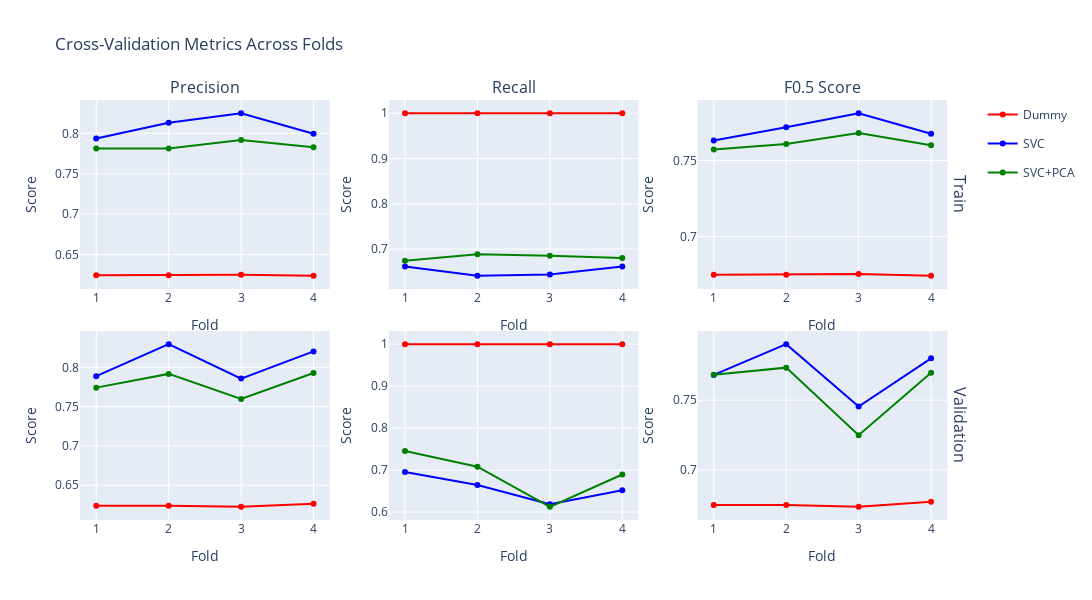

The notebook cell saved with this chart:
### Code cell
# Instantiate estimators and cross validate
dummy_params = {
    "strategy": "most_frequent",
    "random_state": seed,
    "cv_folds": n_splits,
    "beta": beta,
}
dummy = DummyEstimator(dummy_params)
dummy_score = dummy.cross_validate(X_train, y_train)

# SVC without PCA
svc_params = best_configs['svc']
svc_params.update({
    "kernel": args['svc']["kernel"],
    "class_weight": args['svc']["class_weight"],
    "random_state": seed,
    "cv_folds": n_splits,
    "beta": beta,
    "pca": None,
})
if args["svc"]["scaler_type"] == "robust":
    svc_params["scaler"] = RobustScaler() 

svc = SVEstimator(svc_params)
svc_score = svc.cross_validate(X_train, y_train)

# SVC with PCA
svc_pca_params = best_configs['svc_pca']
svc_pca_params.update({
    "kernel": args['svc_pca']["kernel"],
    "class_weight": args['svc_pca']["class_weight"],
    "random_state": seed,
    "cv_folds": n_splits,
    "beta": beta,
})
if args["svc_pca"]["scaler_type"] == "robust":
    svc_pca_params["scaler"] = RobustScaler()

if args["svc_pca"]["pca_level"] is not None:
    svc_pca_params["pca"] = PCA(n_components=args["svc_pca"]["pca_level"], random_state=args["svc_pca"]["random_state"])

svc_pca = SVEstimator(svc_pca_params)
svc_pca_score = svc_pca.cross_validate(X_train, y_train)

print(f"Dummy CV Score: {dummy_score:.4f}")
print(f"SVC CV Score: {svc_score:.4f}")
print(f"SVC+PCA CV Score: {svc_pca_score:.4f}")

# Create metrics visualization across folds
fig = make_subplots(
    rows=2, cols=3,
    subplot_titles=('Precision', 'Recall', f'F{beta} Score'),
    row_titles=['Train', 'Validation'],
    vertical_spacing=0.1
)

models = {'Dummy': dummy, 'SVC': svc, 'SVC+PCA': svc_pca}
colors = {'Dummy': 'red', 'SVC': 'blue', 'SVC+PCA': 'green'}

for model_name, model in models.items():
    color = colors[model_name]
    
    # Train metrics
    fig.add_trace(
        go.Scatter(x=list(range(1, n_splits+1)), 
                  y=model.cv_scores['train']['precision'],
                  mode='lines+markers', 
                  name=f'{model_name}',
                  line=dict(color=color),
                  legendgroup=model_name,
                  showlegend=True),
        row=1, col=1
    )
    
    fig.add_trace(
        go.Scatter(x=list(range(1, n_splits+1)), 
                  y=model.cv_scores['train']['recall'],
                  mode='lines+markers', 
                  name=f'{model_name} Train Recall',
                  line=dict(color=color),
                  legendgroup=model_name,
                  showlegend=False),
        row=1, col=2
    )
    
    fig.add_trace(
        go.Scatter(x=list(range(1, n_splits+1)), 
                  y=model.cv_scores['train'][f'F{beta}'],
                  mode='lines+markers', 
                  name=f'{model_name} Train F{beta}',
                  line=dict(color=color),
                  legendgroup=model_name,
                  showlegend=False),
        row=1, col=3
    )
    
    # Validation metrics
    fig.add_trace(
        go.Scatter(x=list(range(1, n_splits+1)), 
                  y=model.cv_scores['valid']['precision'],
                  mode='lines+markers', 
                  name=f'{model_name} Valid Precision',
                  line=dict(color=color),
                  legendgroup=model_name,
                  showlegend=False),
        row=2, col=1
    )
    
    fig.add_trace(
        go.Scatter(x=list(range(1, n_splits+1)), 
                  y=model.cv_scores['valid']['recall'],
                  mode='lines+markers', 
                  name=f'{model_name} Valid Recall',
                  line=dict(color=color),
                  legendgroup=model_name,
                  showlegend=False),
        row=2, col=2
    )
    
    fig.add_trace(
        go.Scatter(x=list(range(1, n_splits+1)), 
                  y=model.cv_scores['valid'][f'F{beta}'],
                  mode='lines+markers', 
                  name=f'{model_name} Valid F{beta}',
                  line=dict(color=color),
                  legendgroup=model_name,
                  showlegend=False),
        row=2, col=3
    )

fig.update_xaxes(title_text="Fold")
fig.update_yaxes(title_text="Score")
fig.update_layout(height=600, width=1500, title="Cross-Validation Metrics Across Folds")
fig.show()

### Figure 1 — Plotly figure (JSON) as saved in the notebook; plotly's stock layout.template omitted (floating-point values rounded to 4 significant figures)
{"data": [{"legendgroup": "Dummy", "line": {"color": "red"}, "mode": "lines+markers", "name": "Dummy", "showlegend": true, "type": "scatter", "x": [1, 2, 3, 4], "xaxis": "x", "y": [0.6244, 0.6244, 0.6248, 0.6235], "yaxis": "y"}, {"legendgroup": "Dummy", "line": {"color": "red"}, "mode": "lines+markers", "name": "Dummy Train Recall", "showlegend": false, "type": "scatter", "x": [1, 2, 3, 4], "xaxis": "x2", "y": [1, 1, 1, 1], "yaxis": "y2"}, {"legendgroup": "Dummy", "line": {"color": "red"}, "mode": "lines+markers", "name": "Dummy Train F0.5", "showlegend": false, "type": "scatter", "x": [1, 2, 3, 4], "xaxis": "x3", "y": [0.6751, 0.6751, 0.6755, 0.6743], "yaxis": "y3"}, {"legendgroup": "Dummy", "line": {"color": "red"}, "mode": "lines+markers", "name": "Dummy Valid Precision", "showlegend": false, "type": "scatter", "x": [1, 2, 3, 4], "xaxis": "x4", "y": [0.624, 0.624, 0.6226, 0.6265], "yaxis": "y4"}, {"legendgroup": "Dummy", "line": {"color": "red"}, "mode": "lines+markers", "name": "Dummy Valid Recall", "showlegend": false, "type": "scatter", "x": [1, 2, 3, 4], "xaxis": "x5", "y": [1, 1, 1, 1], "yaxis": "y5"}, {"legendgroup": "Dummy", "line": {"color": "red"}, "mode": "lines+markers", "name": "Dummy Valid F0.5", "showlegend": false, "type": "scatter", "x": [1, 2, 3, 4], "xaxis": "x6", "y": [0.6748, 0.6748, 0.6734, 0.677], "yaxis": "y6"}, {"legendgroup": "SVC", "line": {"color": "blue"}, "mode": "lines+markers", "name": "SVC", "showlegend": true, "type": "scatter", "x": [1, 2, 3, 4], "xaxis": "x", "y": [0.7935, 0.8132, 0.8249, 0.7995], "yaxis": "y"}, {"legendgroup": "SVC", "line": {"color": "blue"}, "mode": "lines+markers", "name": "SVC Train Recall", "showlegend": false, "type": "scatter", "x": [1, 2, 3, 4], "xaxis": "x2", "y": [0.6618, 0.6411, 0.6439, 0.6618], "yaxis": "y2"}, {"legendgroup": "SVC", "line": {"color": "blue"}, "mode": "lines+markers", "name": "SVC Train F0.5", "showlegend": false, "type": "scatter", "x": [1, 2, 3, 4], "xaxis": "x3", "y": [0.7632, 0.7717, 0.781, 0.7676], "yaxis": "y3"}, {"legendgroup": "SVC", "line": {"color": "blue"}, "mode": "lines+markers", "name": "SVC Valid Precision", "showlegend": false, "type": "scatter", "x": [1, 2, 3, 4], "xaxis": "x4", "y": [0.7887, 0.8295, 0.7857, 0.8203], "yaxis": "y4"}, {"legendgroup": "SVC", "line": {"color": "blue"}, "mode": "lines+markers", "name": "SVC Valid Recall", "showlegend": false, "type": "scatter", "x": [1, 2, 3, 4], "xaxis": "x5", "y": [0.6957, 0.6646, 0.6188, 0.6522], "yaxis": "y5"}, {"legendgroup": "SVC", "line": {"color": "blue"}, "mode": "lines+markers", "name": "SVC Valid F0.5", "showlegend": false, "type": "scatter", "x": [1, 2, 3, 4], "xaxis": "x6", "y": [0.7682, 0.7903, 0.7455, 0.7801], "yaxis": "y6"}, {"legendgroup": "SVC+PCA", "line": {"color": "green"}, "mode": "lines+markers", "name": "SVC+PCA", "showlegend": true, "type": "scatter", "x": [1, 2, 3, 4], "xaxis": "x", "y": [0.7812, 0.7812, 0.7919, 0.7828], "yaxis": "y"}, {"legendgroup": "SVC+PCA", "line": {"color": "green"}, "mode": "lines+markers", "name": "SVC+PCA Train Recall", "showlegend": false, "type": "scatter", "x": [1, 2, 3, 4], "xaxis": "x2", "y": [0.6743, 0.6888, 0.6853, 0.6805], "yaxis": "y2"}, {"legendgroup": "SVC+PCA", "line": {"color": "green"}, "mode": "lines+markers", "name": "SVC+PCA Train F0.5", "showlegend": false, "type": "scatter", "x": [1, 2, 3, 4], "xaxis": "x3", "y": [0.7572, 0.7608, 0.768, 0.76], "yaxis": "y3"}, {"legendgroup": "SVC+PCA", "line": {"color": "green"}, "mode": "lines+markers", "name": "SVC+PCA Valid Precision", "showlegend": false, "type": "scatter", "x": [1, 2, 3, 4], "xaxis": "x4", "y": [0.7742, 0.7917, 0.7597, 0.7929], "yaxis": "y4"}, {"legendgroup": "SVC+PCA", "line": {"color": "green"}, "mode": "lines+markers", "name": "SVC+PCA Valid Recall", "showlegend": false, "type": "scatter", "x": [1, 2, 3, 4], "xaxis": "x5", "y": [0.7453, 0.7081, 0.6125, 0.6894], "yaxis": "y5"}, {"legendgroup": "SVC+PCA", "line": {"color": "green"}, "mode": "lines+markers", "name": "SVC+PCA Valid F0.5", "showlegend": false, "type": "scatter", "x": [1, 2, 3, 4], "xaxis": "x6", "y": [0.7682, 0.7734, 0.7249, 0.7698], "yaxis": "y6"}], "layout": {"annotations": [{"font": {"size": 16}, "showarrow": false, "text": "Precision", "x": 0.1411, "xanchor": "center", "xref": "paper", "y": 1, "yanchor": "bottom", "yref": "paper"}, {"font": {"size": 16}, "showarrow": false, "text": "Recall", "x": 0.49, "xanchor": "center", "xref": "paper", "y": 1, "yanchor": "bottom", "yref": "paper"}, {"font": {"size": 16}, "showarrow": false, "text": "F0.5 Score", "x": 0.8389, "xanchor": "center", "xref": "paper", "y": 1, "yanchor": "bottom", "yref": "paper"}, {"font": {"size": 16}, "showarrow": false, "text": "Train", "textangle": 90, "x": 0.98, "xanchor": "left", "xref": "paper", "y": 0.775, "yanchor": "middle", "yref": "paper"}, {"font": {"size": 16}, "showarrow": false, "text": "Validation", "textangle": 90, "x": 0.98, "xanchor": "left", "xref": "paper", "y": 0.225, "yanchor": "middle", "yref": "paper"}], "height": 600, "title": {"text": "Cross-Validation Metrics Across Folds"}, "width": 1500, "xaxis": {"anchor": "y", "domain": [0, 0.2822], "title": {"text": "Fold"}}, "xaxis2": {"anchor": "y2", "domain": [0.3489, 0.6311], "title": {"text": "Fold"}}, "xaxis3": {"anchor": "y3", "domain": [0.6978, 0.98], "title": {"text": "Fold"}}, "xaxis4": {"anchor": "y4", "domain": [0, 0.2822], "title": {"text": "Fold"}}, "xaxis5": {"anchor": "y5", "domain": [0.3489, 0.6311], "title": {"text": "Fold"}}, "xaxis6": {"anchor": "y6", "domain": [0.6978, 0.98], "title": {"text": "Fold"}}, "yaxis": {"anchor": "x", "domain": [0.55, 1], "title": {"text": "Score"}}, "yaxis2": {"anchor": "x2", "domain": [0.55, 1], "title": {"text": "Score"}}, "yaxis3": {"anchor": "x3", "domain": [0.55, 1], "title": {"text": "Score"}}, "yaxis4": {"anchor": "x4", "domain": [0, 0.45], "title": {"text": "Score"}}, "yaxis5": {"anchor": "x5", "domain": [0, 0.45], "title": {"text": "Score"}}, "yaxis6": {"anchor": "x6", "domain": [0, 0.45], "title": {"text": "Score"}}}}
